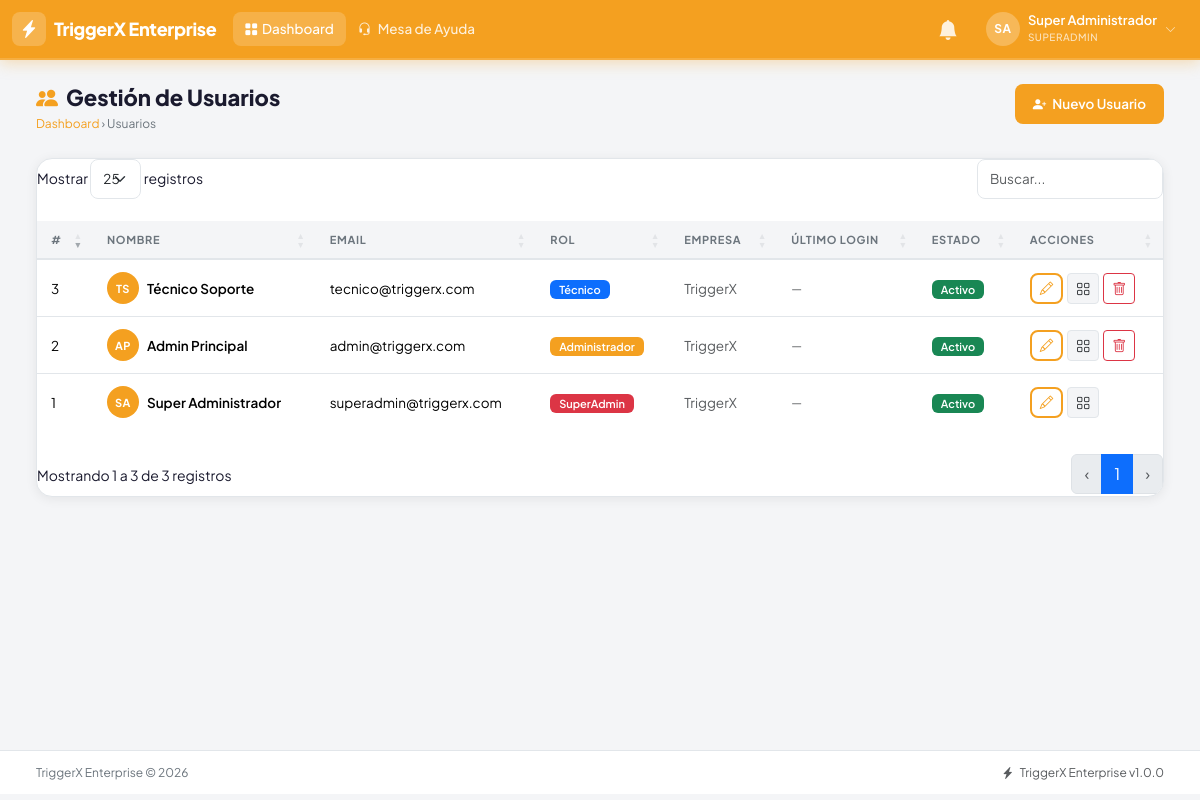
/admin/users.php (signed in), run on the app's committed database.
### tables this page shows
CREATE TABLE `modulos` (
  `id` INT UNSIGNED NOT NULL AUTO_INCREMENT,
  `nombre` VARCHAR(100) NOT NULL,
  `slug` VARCHAR(100) NOT NULL,
  `descripcion` TEXT DEFAULT NULL,
  `icono` VARCHAR(50) NOT NULL DEFAULT 'bi-grid',
  `url` VARCHAR(255) NOT NULL,
  `orden` TINYINT UNSIGNED NOT NULL DEFAULT 0,
  `activo` TINYINT(1) NOT NULL DEFAULT 1,
  `instalado` TINYINT(1) NOT NULL DEFAULT 1,
  `created_at` DATETIME NOT NULL DEFAULT CURRENT_TIMESTAMP,
  PRIMARY KEY (`id`),
  UNIQUE KEY `uk_slug` (`slug`)
);

CREATE TABLE `usuarios` (
  `id` INT UNSIGNED NOT NULL AUTO_INCREMENT,
  `rol_id` INT UNSIGNED NOT NULL DEFAULT 4,
  `nombre` VARCHAR(100) NOT NULL,
  `apellido` VARCHAR(100) NOT NULL,
  `email` VARCHAR(180) NOT NULL,
  `password` VARCHAR(255) NOT NULL,
  `telefono` VARCHAR(20) DEFAULT NULL,
  `empresa` VARCHAR(150) DEFAULT NULL,
  `avatar` VARCHAR(255) DEFAULT NULL,
  `token_remember` VARCHAR(255) DEFAULT NULL,
  `token_reset` VARCHAR(255) DEFAULT NULL,
  `token_reset_exp` DATETIME DEFAULT NULL,
  `ultimo_login` DATETIME DEFAULT NULL,
  `intentos_login` TINYINT UNSIGNED NOT NULL DEFAULT 0,
  `bloqueado_hasta` DATETIME DEFAULT NULL,
  `activo` TINYINT(1) NOT NULL DEFAULT 1,
  `created_at` DATETIME NOT NULL DEFAULT CURRENT_TIMESTAMP,
  `updated_at` DATETIME DEFAULT NULL ON UPDATE CURRENT_TIMESTAMP,
  PRIMARY KEY (`id`),
  UNIQUE KEY `uk_email` (`email`),
  KEY `fk_usuarios_rol` (`rol_id`),
  CONSTRAINT `fk_usuarios_rol` FOREIGN KEY (`rol_id`) REFERENCES `roles` (`id`)
);

CREATE TABLE `roles` (
  `id` INT UNSIGNED NOT NULL AUTO_INCREMENT,
  `nombre` VARCHAR(50) NOT NULL,
  `slug` VARCHAR(50) NOT NULL,
  `descripcion` TEXT DEFAULT NULL,
  `nivel` TINYINT UNSIGNED NOT NULL DEFAULT 1 COMMENT '1=Cliente,2=Tecnico,3=Admin,4=SuperAdmin',
  `activo` TINYINT(1) NOT NULL DEFAULT 1,
  `created_at` DATETIME NOT NULL DEFAULT CURRENT_TIMESTAMP,
  PRIMARY KEY (`id`),
  UNIQUE KEY `uk_slug` (`slug`)
);

### core/classes/Config.php (called while the page is built, shortened)
<?php
class Config
{
    private static array $cache = [];
    public static function load(): void
    {
        try {
            $db = Database::getInstance();
            $rows = $db->fetchAll("SELECT clave, valor FROM configuracion");
            foreach ($rows as $row) {
                self::$cache[$row['clave']] = $row['valor'];
            }
        } catch (Throwable $e) {
            error_log('Config load error: ' . $e->getMessage());
        }
    }
    public static function get(string $key, mixed $default = null): mixed
    {
        return self::$cache[$key] ?? $default;
    }
    public static function empresa(): string
    {
        return self::get('empresa_nombre', APP_NAME);
    }
    public static function logo(): string
    {
        $logo = self::get('empresa_logo', '');
        return $logo ? ASSETS_URL . '/img/' . $logo : '';
    }
}

### core/helpers/functions.php (called while the page is built, shortened)
<?php
function e(mixed $value): string
{
    return htmlspecialchars((string)($value ?? ''), ENT_QUOTES | ENT_HTML5, 'UTF-8');
}
function getModulosUsuario(int $userId, int $rolId): array
{
    try {
        $db = Database::getInstance();
        if ($rolId === 1) {
            return $db->fetchAll("SELECT * FROM modulos WHERE activo = 1 ORDER BY orden");
        }
        return $db->fetchAll(
            "SELECT DISTINCT m.* FROM modulos m
             JOIN permisos_modulos pm ON pm.modulo_id = m.id
             WHERE m.activo = 1 AND pm.puede_ver = 1
             AND (pm.usuario_id = ? OR pm.rol_id = ?)
             ORDER BY m.orden",
            [$userId, $rolId]
        );
    } catch (Throwable) {
        return [];
    }
}

### core/classes/Session.php (called while the page is built, shortened)
<?php
class Session
{
    public static function get(string $key, mixed $default = null): mixed
    {
        return $_SESSION[$key] ?? $default;
    }
    public static function getUser(): array|null
    {
        return self::get('user');
    }
    public static function userId(): int|null
    {
        return self::get('user')['id'] ?? null;
    }
    public static function userRole(): string
    {
        return self::get('user')['rol_slug'] ?? 'cliente';
    }
    public static function hasRole(string $roleSlug): bool
    {
        $roles = ['cliente' => 1, 'tecnico' => 2, 'admin' => 3, 'superadmin' => 4];
        $userLevel = $roles[self::userRole()] ?? 0;
        $requiredLevel = $roles[$roleSlug] ?? 99;
        return $userLevel >= $requiredLevel;
    }
}

### core/classes/Database.php (called while the page is built, shortened)
<?php
class Database
{
    private static ?Database $instance = null;
    private PDO $pdo;
    private function __construct()
    {
        $dsn = sprintf(
            'mysql:host=%s;port=%d;dbname=%s;charset=%s',
            DB_HOST, DB_PORT, DB_NAME, DB_CHARSET
        );
        $options = [
            PDO::ATTR_ERRMODE            => PDO::ERRMODE_EXCEPTION,
            PDO::ATTR_DEFAULT_FETCH_MODE => PDO::FETCH_ASSOC,
            PDO::ATTR_EMULATE_PREPARES   => false,
            PDO::ATTR_STRINGIFY_FETCHES  => false,
            PDO::MYSQL_ATTR_INIT_COMMAND => "SET NAMES utf8mb4 COLLATE utf8mb4_unicode_ci",
        ];
        try {
            $this->pdo = new PDO($dsn, DB_USER, DB_PASS, $options);
        } catch (PDOException $e) {
            if (DEBUG_MODE) {
                throw $e;
            }
            error_log('DB Connection Error: ' . $e->getMessage());
            http_response_code(503);
            die(json_encode(['error' => 'Error de conexión a la base de datos']));
        }
    }
    public static function getInstance(): self
    {
        if (self::$instance === null) {
            self::$instance = new self();
        }
        return self::$instance;
    }
    public function query(string $sql, array $params = []): PDOStatement
    {
        try {
            $stmt = $this->pdo->prepare($sql);
            $stmt->execute($params);
            return $stmt;
        } catch (PDOException $e) {
            if (DEBUG_MODE) {
                throw $e;
            }
            error_log('DB Query Error: ' . $e->getMessage() . ' | SQL: ' . $sql);
            throw new RuntimeException('Error en consulta de base de datos');
        }
    }
    public function fetchAll(string $sql, array $params = []): array
    {
        return $this->query($sql, $params)->fetchAll();
    }
}

### admin/users.php (the view, shortened to what this page needs)
<?php
require_once __DIR__ . '/../core/config/config.php';
$db = Database::getInstance();
$usuarios = $db->fetchAll(
    "SELECT u.*, r.nombre AS rol_nombre, r.slug AS rol_slug
     FROM usuarios u JOIN roles r ON u.rol_id=r.id
     ORDER BY u.created_at DESC"
);
$modulos = $db->fetchAll("SELECT * FROM modulos ORDER BY orden");
$activeModule = 'dashboard';
include CORE_PATH . '/layout/header.php';
?>
<div class="container-fluid">
    <div class="tx-page-header">
        <div>
            <h1 class="tx-page-title"><i class="bi bi-people-fill me-2" style="color:var(--tx-primary)"></i>Gestión de Usuarios</h1>
            <div class="tx-breadcrumb"><a href="<?= BASE_URL ?>/dashboard.php">Dashboard</a> › Usuarios</div>
        </div>
        <?php if (Session::hasRole('superadmin')): ?>
        <button class="btn-tx" onclick="abrirModal()">
            <i class="bi bi-person-plus-fill"></i> Nuevo Usuario
        </button>
        <?php endif; ?>
    </div>
    <div class="tx-card">
        <div class="table-responsive">
            <table id="tablaUsuarios" class="tx-table table mb-0">
                <thead>
                    <tr>
                        <th>#</th><th>Nombre</th><th>Email</th><th>Rol</th>
                        <th>Empresa</th><th>Último Login</th><th>Estado</th><th>Acciones</th>
                    </tr>
                </thead>
                <tbody>
                    <?php foreach ($usuarios as $u): ?>
                    <tr>
                        <td><?= $u['id'] ?></td>
                        <td>
                            <div class="d-flex align-items-center gap-2">
                                <div class="tx-avatar" style="background:var(--tx-primary);width:32px;height:32px;font-size:11px">
                                    <?= mb_substr($u['nombre'],0,1) . mb_substr($u['apellido'],0,1) ?>
                                </div>
                                <div>
                                    <div class="fw-600"><?= e($u['nombre'] . ' ' . $u['apellido']) ?></div>
                                </div>
                            </div>
                        </td>
                        <td><?= e($u['email']) ?></td>
                        <td>
                            <span class="badge" style="background:<?= ['superadmin'=>'#dc3545','admin'=>'#F4A020','tecnico'=>'#0d6efd','cliente'=>'#198754'][$u['rol_slug']] ?? '#6c757d' ?>">
                                <?= e($u['rol_nombre']) ?>
                            </span>
                        </td>
                        <td class="text-muted"><?= e($u['empresa'] ?: '—') ?></td>
                        <td class="text-muted" style="font-size:12px"><?= $u['ultimo_login'] ? fdatetime($u['ultimo_login']) : '—' ?></td>
                        <td>
                            <?php if ($u['activo']): ?>
                            <span class="badge bg-success">Activo</span>
                            <?php else: ?>
                            <span class="badge bg-secondary">Inactivo</span>
                            <?php endif; ?>
                        </td>
                        <td>
                            <div class="d-flex gap-1">
                                <button class="btn btn-sm btn-tx-outline" style="padding:3px 8px"
                                        onclick="editarUsuario(<?= htmlspecialchars(json_encode($u), ENT_QUOTES) ?>)">
                                    <i class="bi bi-pencil"></i>
                                </button>
                                <button class="btn btn-sm" style="padding:3px 8px;background:var(--tx-bg);border:1px solid var(--tx-border)"
                                        onclick="gestionarModulos(<?= $u['id'] ?>, '<?= e($u['nombre']) ?>')">
                                    <i class="bi bi-grid"></i>
                                </button>
                                <?php if (Session::hasRole('superadmin') && $u['id'] != Session::userId()): ?>
                                <button class="btn btn-sm btn-outline-danger" style="padding:3px 8px"
                                        data-confirm="¿Desactivar al usuario <?= e($u['nombre']) ?>?"
                                        onclick="eliminarUsuario(<?= $u['id'] ?>)">
                                    <i class="bi bi-trash"></i>
                                </button>
                                <?php endif; ?>
                            </div>
                        </td>
                    </tr>
                    <?php endforeach; ?>
                </tbody>
            </table>
        </div>
    </div>
</div>
<?php
include CORE_PATH . '/layout/footer.php';
?>

### core/layout/header.php (shortened to what this page needs)
<?php
$_user = Session::getUser();
$_modulosNav = $_user ? getModulosUsuario($_user['id'], $_user['rol_id']) : [];
$_empresa = Config::empresa();
$_logo = Config::logo();
$activeModule = $activeModule ?? '';
?>
<!DOCTYPE html>
<html lang="es">
<head>
    <link href="https://cdn.jsdelivr.net/npm/bootstrap@5.3.3/dist/css/bootstrap.min.css" rel="stylesheet">
    <link href="https://cdn.jsdelivr.net/npm/bootstrap-icons@1.11.3/font/bootstrap-icons.min.css" rel="stylesheet">
    <link href="https://cdn.datatables.net/1.13.8/css/dataTables.bootstrap5.min.css" rel="stylesheet">
    <link href="https://cdn.jsdelivr.net/npm/sweetalert2@11/dist/sweetalert2.min.css" rel="stylesheet">
    <link href="<?= ASSETS_URL ?>/css/triggerx.css" rel="stylesheet">
</head>
<body class="tx-body">
<nav class="navbar navbar-expand-lg tx-navbar fixed-top" id="txNavbar">
    <div class="container-fluid">
        <a class="navbar-brand d-flex align-items-center gap-2" href="<?= BASE_URL ?>/dashboard.php">
            <?php if ($_logo): ?>
                <img src="<?= e($_logo) ?>" alt="<?= e($_empresa) ?>" height="36">
            <?php else: ?>
                <div class="tx-logo-icon">
                    <i class="bi bi-lightning-charge-fill"></i>
                </div>
                <span class="tx-brand-text"><?= e($_empresa) ?></span>
            <?php endif; ?>
        </a>
        <div class="collapse navbar-collapse" id="navMain">
            <ul class="navbar-nav me-auto mb-2 mb-lg-0">
                <li class="nav-item">
                    <a class="nav-link <?= $activeModule === 'dashboard' ? 'active' : '' ?>" href="<?= BASE_URL ?>/dashboard.php">
                        <i class="bi bi-grid-fill me-1"></i>Dashboard
                    </a>
                </li>
                <?php foreach ($_modulosNav as $mod): ?>
                <li class="nav-item">
                    <a class="nav-link <?= $activeModule === $mod['slug'] ? 'active' : '' ?>"
                       href="<?= BASE_URL . $mod['url'] ?>">
                        <i class="bi <?= e($mod['icono']) ?> me-1"></i>
                        <?= e($mod['nombre']) ?>
                    </a>
                </li>
                <?php endforeach; ?>
            </ul>
            <ul class="navbar-nav align-items-center gap-1">
                <?php if ($_user): ?>
                <li class="nav-item dropdown">
                    <a class="nav-link tx-notif-bell position-relative" href="#"
                       data-bs-toggle="dropdown" id="btnNotificaciones">
                        <i class="bi bi-bell-fill fs-5"></i>
                    </a>
                </li>
                <li class="nav-item dropdown">
                    <a class="nav-link d-flex align-items-center gap-2 tx-user-nav" href="#"
                       data-bs-toggle="dropdown">
                        <div class="tx-avatar">
                            <?= mb_substr($_user['nombre'], 0, 1) . mb_substr($_user['apellido'], 0, 1) ?>
                        </div>
                        <div class="d-none d-lg-block tx-user-info">
                            <div class="tx-user-name"><?= e($_user['nombre'] . ' ' . $_user['apellido']) ?></div>
                            <div class="tx-user-role"><?= e($_user['rol_nombre']) ?></div>
                        </div>
                        <i class="bi bi-chevron-down tx-chevron"></i>
                    </a>
                </li>
                <?php endif; ?>
            </ul>
        </div>
    </div>
</nav>
<div class="tx-main-content">

### data on the page
modulos: nombre "Mesa de Ayuda"
usuarios: nombre "S", apellido "A", nombre+apellido "Super Administrador", id "1", email "superadmin@triggerx.com", rol.nombre "SuperAdmin", empresa "TriggerX", activo "Activo"
roles: nombre "SUPERADMIN"
usuarios: id "2", nombre "A", apellido "P", nombre+apellido "Admin Principal", email "admin@triggerx.com", rol.nombre "Administrador", empresa "TriggerX", activo "Activo"
usuarios: id "3", nombre "T", apellido "S", nombre+apellido "Técnico Soporte", email "tecnico@triggerx.com", rol.nombre "Técnico", empresa "TriggerX", activo "Activo"

### other printed values
$_empresa "TriggerX Enterprise"
Config::empresa() "TriggerX Enterprise"
APP_VERSION "1.0.0"
